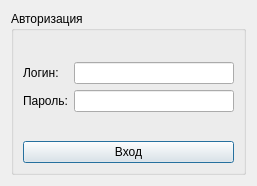
<?xml version="1.0" encoding="UTF-8"?>
<ui version="4.0">
 <class>Authorization</class>
 <widget class="QDialog" name="Authorization">
  <property name="geometry">
   <rect>
    <x>0</x>
    <y>0</y>
    <width>257</width>
    <height>186</height>
   </rect>
  </property>
  <property name="windowTitle">
   <string>Ввод данных пользователем</string>
  </property>
  <layout class="QHBoxLayout" name="horizontalLayout_3">
   <item>
    <widget class="QGroupBox" name="groupBox">
     <property name="title">
      <string>Авторизация</string>
     </property>
     <layout class="QVBoxLayout" name="verticalLayout">
      <item>
       <spacer name="verticalSpacer_3">
        <property name="orientation">
         <enum>Qt::Vertical</enum>
        </property>
        <property name="sizeHint" stdset="0">
         <size>
          <width>93</width>
          <height>80</height>
         </size>
        </property>
       </spacer>
      </item>
      <item>
       <layout class="QHBoxLayout" name="horizontalLayout">
        <item>
         <widget class="QLabel" name="label">
          <property name="styleSheet">
           <string notr="true"/>
          </property>
          <property name="text">
           <string>Логин:</string>
          </property>
         </widget>
        </item>
        <item>
         <spacer name="verticalSpacer_4">
          <property name="orientation">
           <enum>Qt::Vertical</enum>
          </property>
          <property name="sizeHint" stdset="0">
           <size>
            <width>9</width>
            <height>40</height>
           </size>
          </property>
         </spacer>
        </item>
        <item>
         <widget class="QLineEdit" name="login"/>
        </item>
       </layout>
      </item>
      <item>
       <spacer name="verticalSpacer">
        <property name="orientation">
         <enum>Qt::Vertical</enum>
        </property>
        <property name="sizeHint" stdset="0">
         <size>
          <width>20</width>
          <height>40</height>
         </size>
        </property>
       </spacer>
      </item>
      <item>
       <layout class="QHBoxLayout" name="horizontalLayout_2">
        <item>
         <widget class="QLabel" name="label_2">
          <property name="text">
           <string>Пароль:</string>
          </property>
         </widget>
        </item>
        <item>
         <widget class="QLineEdit" name="password_id"/>
        </item>
       </layout>
      </item>
      <item>
       <spacer name="verticalSpacer_2">
        <property name="orientation">
         <enum>Qt::Vertical</enum>
        </property>
        <property name="sizeHint" stdset="0">
         <size>
          <width>60</width>
          <height>80</height>
         </size>
        </property>
       </spacer>
      </item>
      <item>
       <widget class="QPushButton" name="pushButton">
        <property name="text">
         <string>Вход</string>
        </property>
       </widget>
      </item>
     </layout>
    </widget>
   </item>
  </layout>
 </widget>
 <tabstops>
  <tabstop>password_id</tabstop>
  <tabstop>login</tabstop>
  <tabstop>pushButton</tabstop>
 </tabstops>
 <resources/>
 <connections/>
</ui>
